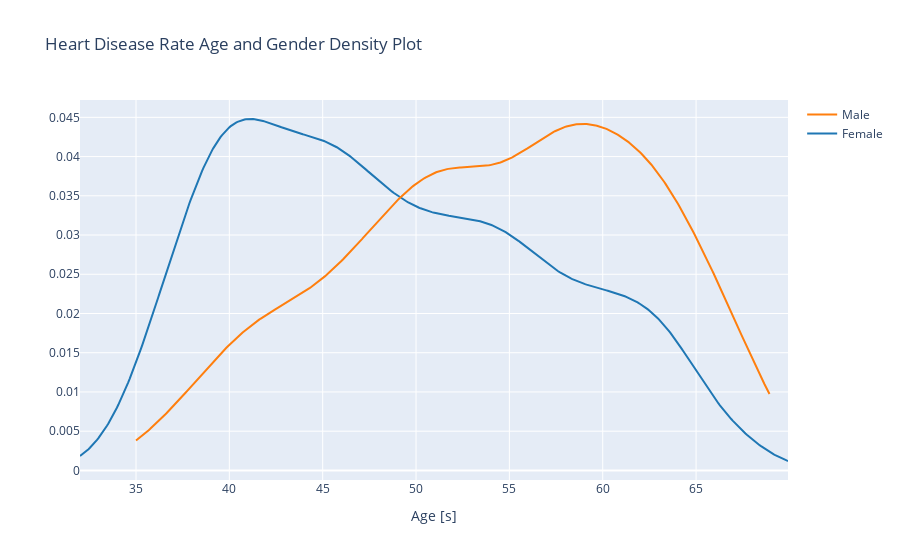

The code cell stored with this chart in its notebook:
### Markdown cell above
# Logistic Regression

 Logistic Regression is a statistical method for predicting binary outcomes from data.

 Examples of this are "yes" vs "no" or "high credit risk" vs "low credit risk".

 These are categories that translate to probability of being a 0 or a 1

### Code cell
# Checking Heart Disease Rates by age and gender

class_0 = updated_heart_disease_df.loc[updated_heart_disease_df['TenYearCHD'] == 0]["age"]
class_1 = updated_heart_disease_df.loc[updated_heart_disease_df['TenYearCHD'] == 1]["age"]

hist_data = [class_0, class_1]
group_labels = ['Female', 'Male']

fig = ff.create_distplot(hist_data, group_labels, show_hist=False, show_rug=False)
fig['layout'].update(title='Heart Disease Rate Age and Gender Density Plot', xaxis=dict(title='Age [s]'))
iplot(fig, filename='dist_only')

### Figure 1 — Plotly figure (JSON) as saved in the notebook; plotly's stock layout.template omitted (floating-point values rounded to 4 significant figures; data arrays with more than 128 entries replaced by an {"elided": "..."} marker saying what was removed)
{"data": [{"legendgroup": "Female", "marker": {"color": "rgb(31, 119, 180)"}, "mode": "lines", "name": "Female", "showlegend": true, "type": "scatter", "x": {"elided": "500 float values"}, "xaxis": "x", "y": {"elided": "500 float values"}, "yaxis": "y"}, {"legendgroup": "Male", "marker": {"color": "rgb(255, 127, 14)"}, "mode": "lines", "name": "Male", "showlegend": true, "type": "scatter", "x": {"elided": "500 float values"}, "xaxis": "x", "y": {"elided": "500 float values"}, "yaxis": "y"}], "layout": {"barmode": "overlay", "hovermode": "closest", "legend": {"traceorder": "reversed"}, "title": {"text": "Heart Disease Rate Age and Gender Density Plot"}, "xaxis": {"anchor": "y2", "domain": [0, 1], "title": {"text": "Age [s]"}, "zeroline": false}, "yaxis": {"anchor": "free", "domain": [0, 1], "position": 0}}}
